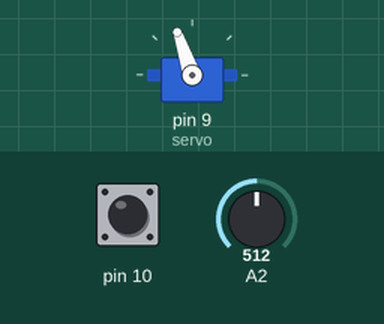
Simulated run of this sketch. Board: Arduino Uno, built with avr-gcc and run on an emulated ATmega328P. Parts: servo. Inputs (shaded band) come from the test bench; at power-on: pin 10 HIGH, A2 = 512.

Above: at 1.2 s.
1.3 s: pin 10 pulled LOW for 1 s
At 1.6 s:
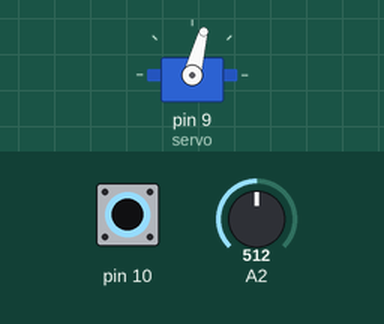
4.3 s: A2 set to 900
At 4.6 s:
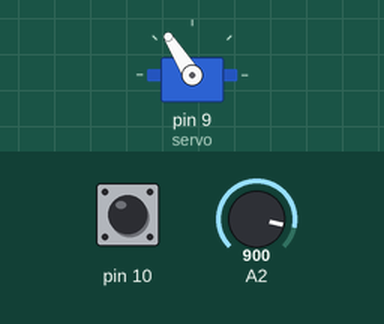
5.8 s: A2 set to 122
At 7.0 s:
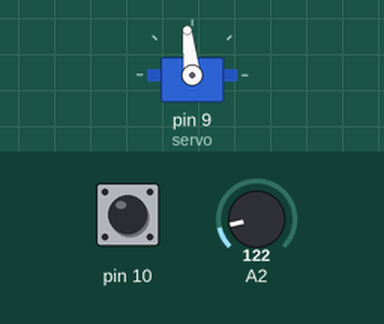
7.3 s: A2 set to 511
At 8.5 s:
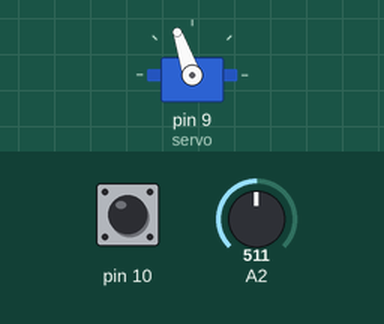
8.8 s: pin 10 pulled LOW for 3.2 s
At 9.03 s:
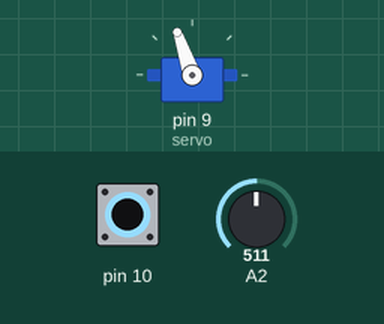
Timing chart, 0 to 13.5 s (numbered marks = the images above; inputs shaded):
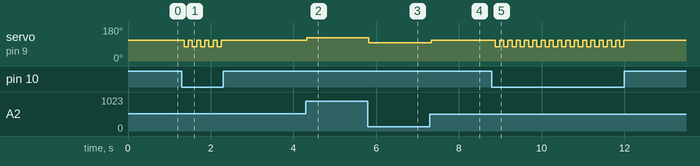

Measured:
- after the input at 1.3 s, servo on pin 9 (servo): alternates 109° for 0.10 s and 75° for 0.10 s, 10 changes in all, then stays 109°, starting after 0.06 s
- after the input at 4.3 s, servo on pin 9 (servo): 109° → 122° at once
- after the input at 5.8 s, servo on pin 9 (servo): 122° → 96° at once
- after the input at 7.3 s, servo on pin 9 (servo): 96° → 109° at once
- after the input at 8.8 s, servo on pin 9 (servo): alternates 109° for 0.10 s and 75° for 0.10 s, 32 changes in all, then stays 109°, starting after 0.08 s

The sketch:

Serwo.ino
```cpp
// (licence header left out)
#include <Servo.h> 

Servo servo;

int position=92;      // current servo position
int readValue = 0;    // value read from user
int rotDirection=1;   // 1 is for one direction, -1 for another
int deltaV=0;         // speed change

void setup()
{
  Serial.begin (9600);
  servo.attach(9);
  servo.write(position);//92 stop
  pinMode(10, INPUT_PULLUP);}

void loop(){
  readValue=analogRead(A2);
  deltaV=((int)(readValue/30));
  if (digitalRead(10) == LOW)
  {
    rotDirection=rotDirection*(-1);
    delay(50);//stop for a brief time
  }

  if(rotDirection==1)
  {
    servo.write(92+deltaV);
  }
  else if(rotDirection==-1)
  {
    servo.write(92-deltaV);
  }
  delay(50); //if delay is not big enough, it can be hard to accurately push button
}
```
